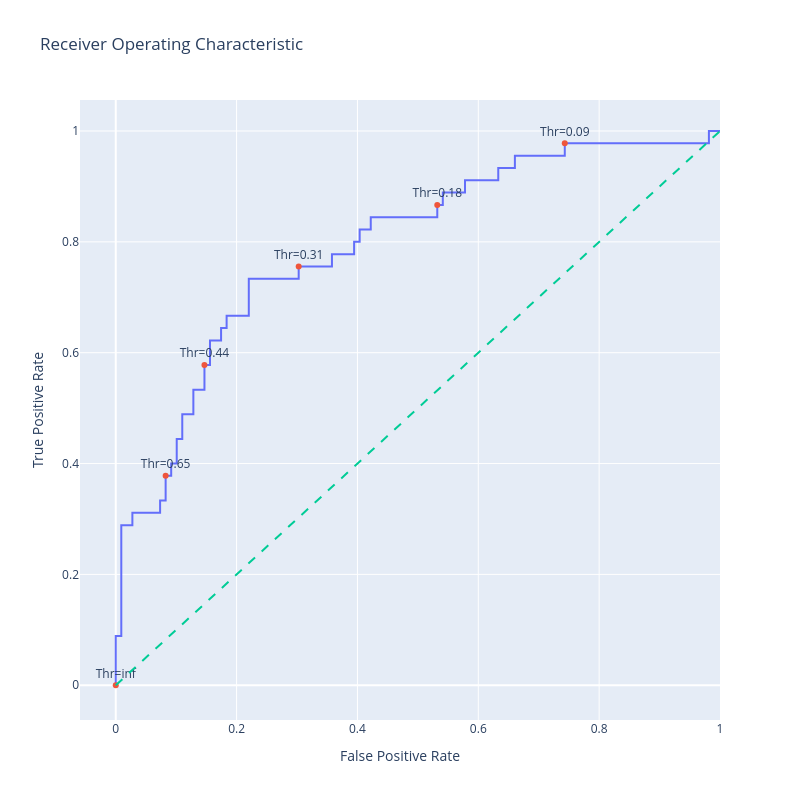

Notebook cell for this chart:
### Code cell
import plotly.graph_objects as go


# Generating a trace for ROC curve
trace0 = go.Scatter(
    x=fpr,
    y=tpr,
    mode='lines',
    name='ROC curve'
)

# Only labeling every nth point to avoid cluttering
n = 10
indices = np.arange(len(thresholds)) % n == 0  # Choosing indices where index mod n is 0

trace1 = go.Scatter(
    x=fpr[indices],
    y=tpr[indices],
    mode='markers+text',
    name='Threshold points',
    text=[f"Thr={thr:.2f}" for thr in thresholds[indices]],
    textposition='top center'
)


# Diagonal line
trace2 = go.Scatter(
    x=[0, 1],
    y=[0, 1],
    mode='lines',
    name='Random (Area = 0.5)',
    line=dict(dash='dash')
)

data = [trace0, trace1, trace2]

# Defining layout with square aspect ratio
layout = go.Layout(
    title='Receiver Operating Characteristic',
    xaxis=dict(title='False Positive Rate'),
    yaxis=dict(title='True Positive Rate'),
    autosize=False,
    width=800,
    height=800,
    showlegend=False
)

# Defining figure and adding data
fig = go.Figure(data=data, layout=layout)

fig.show()

### Figure 1 — Plotly figure (JSON) as saved in the notebook; plotly's stock layout.template omitted (floating-point values rounded to 4 significant figures)
{"data": [{"mode": "lines", "name": "ROC curve", "type": "scatter", "x": [0.0, 0.0, 0.0, 0.009174, 0.009174, 0.02752, 0.02752, 0.07339, 0.07339, 0.08257, 0.08257, 0.09174, 0.09174, 0.1009, 0.1009, 0.1101, 0.1101, 0.1284, 0.1284, 0.1468, 0.1468, 0.156, 0.156, 0.1743, 0.1743, 0.1835, 0.1835, 0.2202, 0.2202, 0.3028, 0.3028, 0.3578, 0.3578, 0.3945, 0.3945, 0.4037, 0.4037, 0.422, 0.422, 0.5321, 0.5321, 0.5413, 0.5413, 0.578, 0.578, 0.633, 0.633, 0.6606, 0.6606, 0.7431, 0.7431, 0.9817, 0.9817, 1.0], "y": [0.0, 0.02222, 0.08889, 0.08889, 0.2889, 0.2889, 0.3111, 0.3111, 0.3333, 0.3333, 0.3778, 0.3778, 0.4, 0.4, 0.4444, 0.4444, 0.4889, 0.4889, 0.5333, 0.5333, 0.5778, 0.5778, 0.6222, 0.6222, 0.6444, 0.6444, 0.6667, 0.6667, 0.7333, 0.7333, 0.7556, 0.7556, 0.7778, 0.7778, 0.8, 0.8, 0.8222, 0.8222, 0.8444, 0.8444, 0.8667, 0.8667, 0.8889, 0.8889, 0.9111, 0.9111, 0.9333, 0.9333, 0.9556, 0.9556, 0.9778, 0.9778, 1.0, 1.0]}, {"mode": "markers+text", "name": "Threshold points", "text": ["Thr=inf", "Thr=0.65", "Thr=0.44", "Thr=0.31", "Thr=0.18", "Thr=0.09"], "textposition": "top center", "type": "scatter", "x": [0.0, 0.08257, 0.1468, 0.3028, 0.5321, 0.7431], "y": [0.0, 0.3778, 0.5778, 0.7556, 0.8667, 0.9778]}, {"line": {"dash": "dash"}, "mode": "lines", "name": "Random (Area = 0.5)", "type": "scatter", "x": [0, 1], "y": [0, 1]}], "layout": {"autosize": false, "height": 800, "showlegend": false, "title": {"text": "Receiver Operating Characteristic"}, "width": 800, "xaxis": {"title": {"text": "False Positive Rate"}}, "yaxis": {"title": {"text": "True Positive Rate"}}}}
